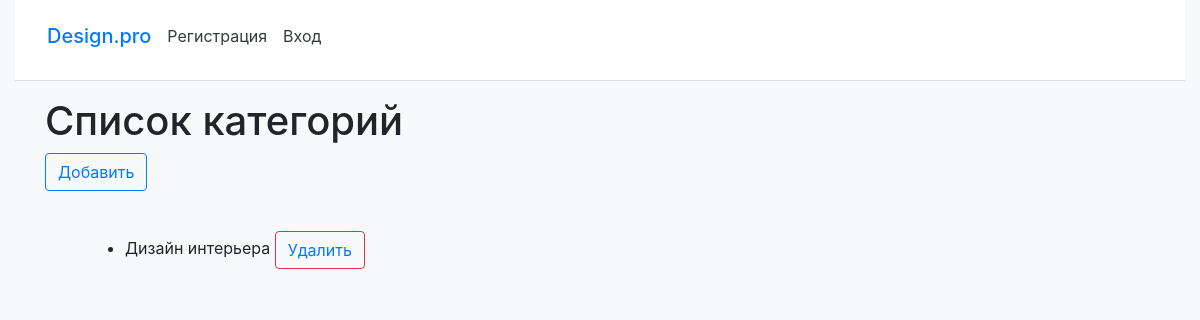
The app's page /category/list/, older data.
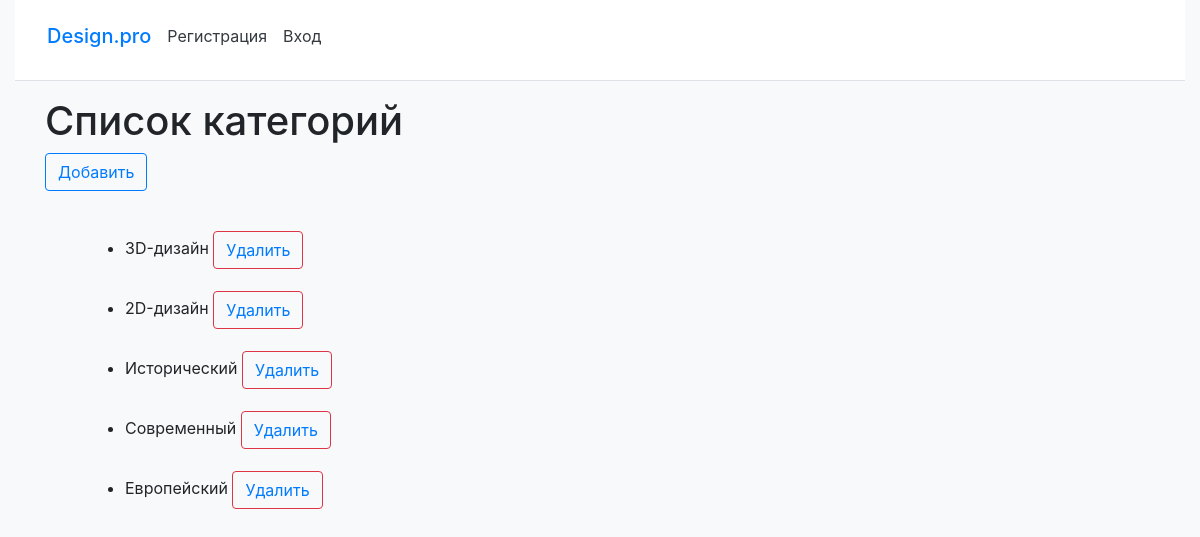
The same page, newer data.
### serv/models.py (models this page shows, shortened)
class Category(models.Model):
    category_title = models.CharField(max_length=200, unique=True, help_text='Напишите категорию для дизайна интерьера')

### serv/views.py (the view)
# urls.py: path('category/list/', category_list, name='category_list'),
def category_list(request):
    categories = Category.objects.all()
    return render(request, 'admin/category_list.html', {'categories': categories})

### serv/templates/admin/category_list.html
{% extends "layout/basic.html" %}
{% block content %}
  <h1>Список категорий</h1>
<button type="button" class="btn btn-outline-primary"><a href="{% url 'serv:add_category' %}">Добавить</a></button>
  <ul>
    {% for category in categories %}
      <li style="height: 20px; margin:40px;">{{ category.category_title }}
            <button type="button" class="btn btn-outline-danger"><a href="{% url 'serv:delete_category' id=category.id %}">Удалить</a></button>
      </li>
    {% endfor %}
  </ul>
{% endblock %}

Row changes from the older to the newer data that the page shows:
changed Category: category_title "Дизайн интерьера" → "3D-дизайн"
added Category: category_title "2D-дизайн"
added Category: category_title "Исторический"
added Category: category_title "Современный"
added Category: category_title "Европейский"
